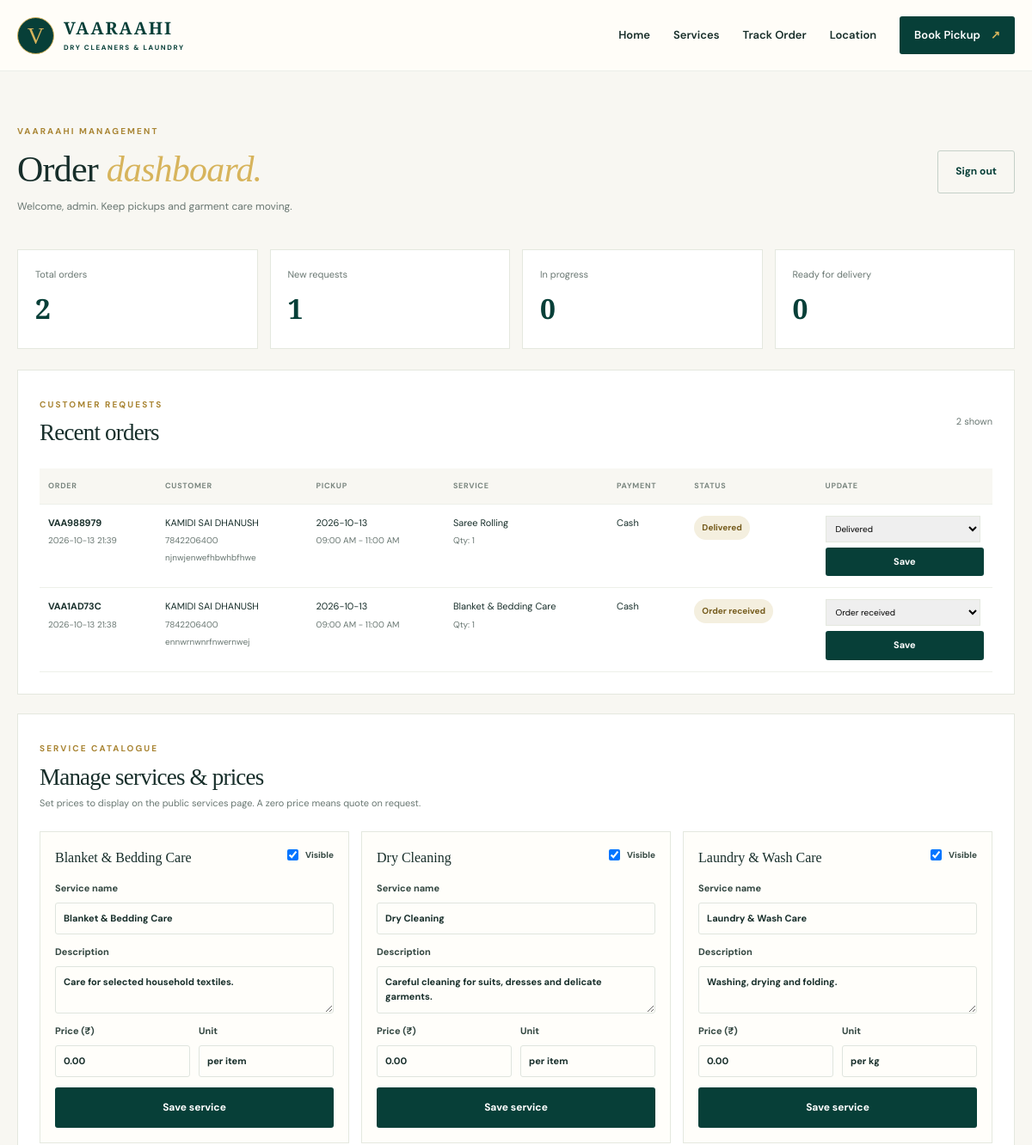
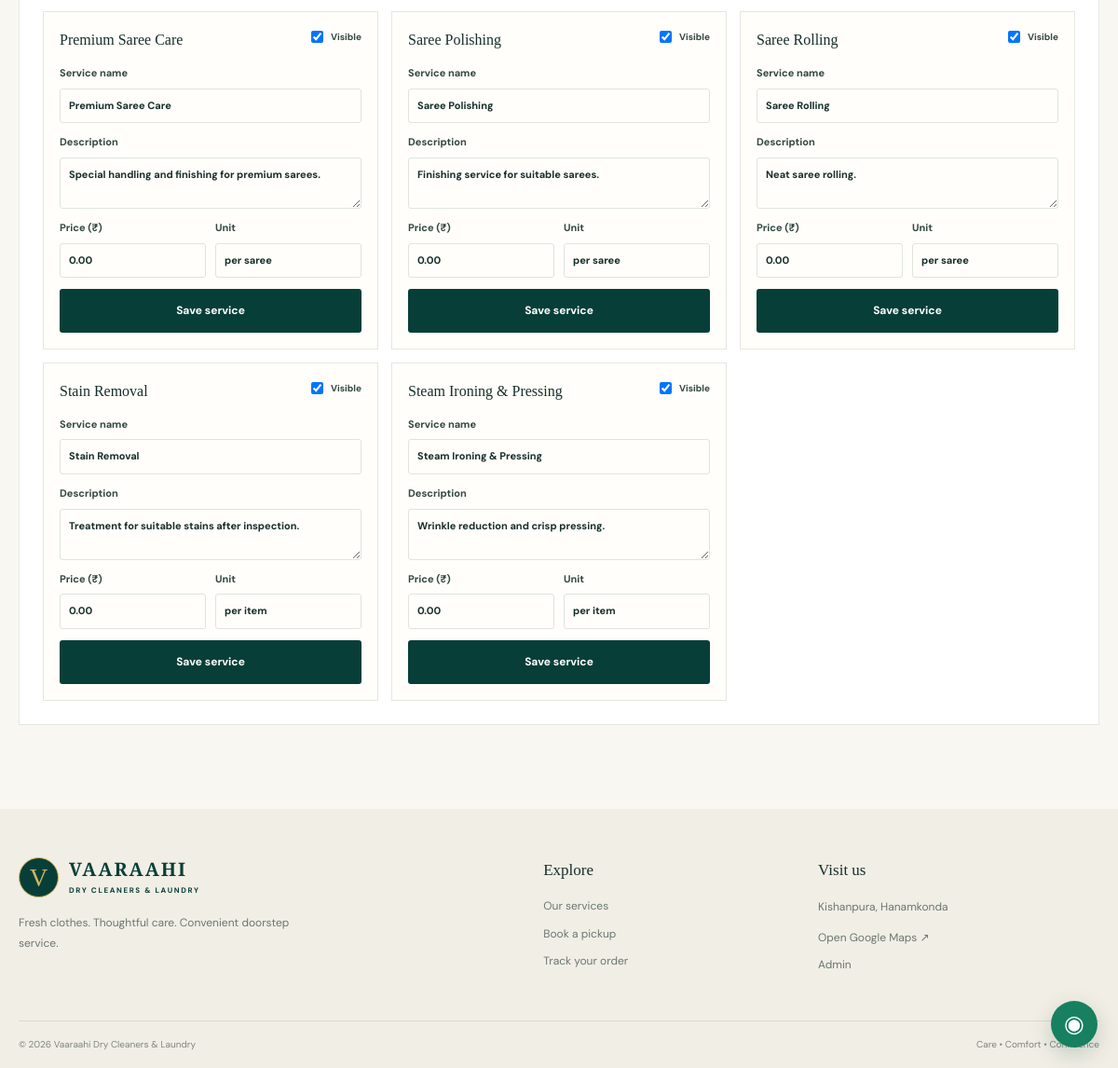
Screenshot of /admin/dashboard (signed in) with the database file from the repository (2 pictures, top to bottom).
### tables this page shows
CREATE TABLE orders (
        id INTEGER PRIMARY KEY AUTOINCREMENT,
        order_code TEXT NOT NULL UNIQUE,
        customer_name TEXT NOT NULL,
        phone TEXT NOT NULL,
        email TEXT DEFAULT '',
        address TEXT NOT NULL,
        pickup_date TEXT NOT NULL,
        pickup_time TEXT NOT NULL,
        service_id INTEGER NOT NULL,
        quantity INTEGER NOT NULL DEFAULT 1,
        notes TEXT DEFAULT '',
        payment_method TEXT NOT NULL,
        status TEXT NOT NULL DEFAULT 'Order received',
        created_at TEXT NOT NULL,
        FOREIGN KEY(service_id) REFERENCES services(id)
    );

CREATE TABLE services (
        id INTEGER PRIMARY KEY AUTOINCREMENT,
        name TEXT NOT NULL UNIQUE,
        description TEXT NOT NULL DEFAULT '',
        price REAL NOT NULL DEFAULT 0,
        unit TEXT NOT NULL DEFAULT 'per item',
        active INTEGER NOT NULL DEFAULT 1
    );

### app.py (the view)
@app.route("/admin/dashboard")
@admin_required
def admin_dashboard():
    db = get_db()
    orders = db.execute("""
        SELECT
            o.*,
            s.name AS service_name,
            s.price AS service_price
        FROM orders o
        JOIN services s ON s.id = o.service_id
        ORDER BY o.id DESC
        LIMIT 250
    """).fetchall()
    services = db.execute("""
        SELECT * FROM services
        ORDER BY name
    """).fetchall()
    counts = {
        "total": db.execute(
            "SELECT COUNT(*) FROM orders"
        ).fetchone()[0],
        "new": db.execute("""
            SELECT COUNT(*) FROM orders
            WHERE status = 'Order received'
        """).fetchone()[0],
        "processing": db.execute("""
            SELECT COUNT(*) FROM orders
            WHERE status = 'Cleaning in progress'
        """).fetchone()[0],
        "ready": db.execute("""
            SELECT COUNT(*) FROM orders
            WHERE status = 'Ready for delivery'
        """).fetchone()[0],
    }
    return render_template(
        "admin_dashboard.html",
        orders=orders,
        services=services,
        counts=counts
    )

### app.py (called while the page is built)
def get_db():
    if "db" not in g:
        db_path = app.config["DATABASE"]
        os.makedirs(os.path.dirname(db_path), exist_ok=True)
        g.db = sqlite3.connect(db_path)
        g.db.row_factory = sqlite3.Row
        g.db.execute("PRAGMA foreign_keys = ON")
    return g.db

def admin_required(view):
    @wraps(view)
    def wrapped(*args, **kwargs):
        if not session.get("is_admin"):
            flash(
                "Please sign in to the admin dashboard.",
                "error"
            )
            return redirect(url_for("admin_login"))
        return view(*args, **kwargs)
    return wrapped

@app.context_processor
def inject_globals():
    return {
        "business_phone": app.config["BUSINESS_PHONE"],
        "business_address": app.config["BUSINESS_ADDRESS"],
        "google_maps_url": app.config["GOOGLE_MAPS_URL"],
        "year": datetime.now().year,
    }

### templates/admin_dashboard.html (shortened to what this page needs)
{% extends "base.html" %}
{% block content %}
<section class="admin-page"><div class="container"><div class="admin-top"><div><span class="eyebrow">VAARAAHI MANAGEMENT</span><h1>Order <em>dashboard.</em></h1><p>Welcome, {{ session.get('admin_user','admin') }}. Keep pickups and garment care moving.</p></div><a class="btn btn-outline" href="{{ url_for('admin_logout') }}">Sign out</a></div>
<div class="stats-grid"><div class="stat-card"><small>Total orders</small><strong>{{ counts.total }}</strong></div><div class="stat-card"><small>New requests</small><strong>{{ counts.new }}</strong></div><div class="stat-card"><small>In progress</small><strong>{{ counts.processing }}</strong></div><div class="stat-card"><small>Ready for delivery</small><strong>{{ counts.ready }}</strong></div></div>
<section class="admin-panel" id="orders"><div class="panel-heading"><div><span class="eyebrow">CUSTOMER REQUESTS</span><h2>Recent orders</h2></div><span class="muted">{{ orders|length }} shown</span></div>
<div class="table-wrap"><table><thead><tr><th>Order</th><th>Customer</th><th>Pickup</th><th>Service</th><th>Payment</th><th>Status</th><th>Update</th></tr></thead><tbody>
{% for order in orders %}<tr><td><strong>{{ order.order_code }}</strong><small>{{ order.created_at }}</small></td><td>{{ order.customer_name }}<small>{{ order.phone }}</small><small>{{ order.address }}</small></td><td>{{ order.pickup_date }}<small>{{ order.pickup_time }}</small></td><td>{{ order.service_name }}<small>Qty: {{ order.quantity }}</small>{% if order.notes %}<small>Note: {{ order.notes }}</small>{% endif %}</td><td>{{ order.payment_method }}</td><td><span class="status-pill">{{ order.status }}</span></td><td><form class="status-form" method="post" action="{{ url_for('update_order_status', order_id=order.id) }}"><select name="status" aria-label="Order status">{% for status in ['Order received','Pickup scheduled','Picked up','Cleaning in progress','Ready for delivery','Out for delivery','Delivered','Cancelled'] %}<option {% if order.status == status %}selected{% endif %}>{{ status }}</option>{% endfor %}</select><button class="btn btn-small btn-dark" type="submit">Save</button></form></td></tr>
{% else %}<tr><td colspan="7" class="empty-table">No orders yet. New pickup requests will appear here.</td></tr>{% endfor %}
</tbody></table></div></section>
<section class="admin-panel" id="pricing"><div class="panel-heading"><div><span class="eyebrow">SERVICE CATALOGUE</span><h2>Manage services &amp; prices</h2><p class="muted">Set prices to display on the public services page. A zero price means quote on request.</p></div></div>
<div class="price-admin-grid">{% for service in services %}<form class="price-edit-card" method="post" action="{{ url_for('update_service', service_id=service.id) }}"><div class="price-edit-top"><strong>{{ service.name }}</strong><label class="active-toggle"><input type="checkbox" name="active" {% if service.active %}checked{% endif %}> Visible</label></div><label>Service name<input name="name" required maxlength="100" value="{{ service.name }}"></label><label>Description<textarea name="description" rows="2" maxlength="500">{{ service.description }}</textarea></label><div class="field-grid"><label>Price (₹)<input name="price" type="number" min="0" max="1000000" step="0.01" required value="{{ '%.2f'|format(service.price) }}"></label><label>Unit<input name="unit" maxlength="30" required value="{{ service.unit }}"></label></div><button class="btn btn-dark btn-wide" type="submit">Save service</button></form>{% endfor %}</div></section>
</div></section>
{% endblock %}

### static/css/style.css (style rules this page uses)
:root { --green:#073f38;--green2:#0e5a4e;--gold:#d7b45c;--cream:#f8f5ec;--paper:#fffdf8;--ink:#172e2a;--muted:#697772;--line:#e4e8df;--shadow:0 18px 50px rgba(11,48,41,.10) }
* { box-sizing:border-box }
html { scroll-behavior:smooth }
body { margin:0;background:var(--paper);color:var(--ink);font-family:"DM Sans",sans-serif;line-height:1.6 }
a { color:inherit;text-decoration:none }
button,input,select,textarea { font:inherit }
.container { width:min(1160px,calc(100% - 40px));margin-inline:auto }
.eyebrow { display:inline-flex;align-items:center;gap:9px;color:#a98534;font-size:10px;font-weight:700;letter-spacing:2.1px;text-transform:uppercase }
h1,h2,h3,p { margin-top:0 }
h1,h2 { font-family:"Playfair Display",serif;font-weight:500;line-height:1.12;letter-spacing:-.8px }
h1 { font-size:clamp(42px,5vw,68px);margin:23px 0 20px }
h1 em,h2 em { font-weight:500;color:var(--gold) }
.btn { display:inline-flex;justify-content:center;align-items:center;gap:18px;border:0;border-radius:3px;padding:14px 20px;font-size:12px;font-weight:700;cursor:pointer;transition:transform .2s,background .2s }
.btn-dark { background:var(--green);color:white }
.btn-outline { border:1px solid #c5d0c8;color:var(--green);background:transparent }
.btn-wide { width:100% }
.btn-small { padding:8px 11px;font-size:11px }
.field-grid { display:grid;grid-template-columns:1fr 1fr;gap:17px }
.field-grid label,.booking-form>label,.price-edit-card label { display:block;font-size:11px;font-weight:700;color:#334741 }
.field-grid input,.field-grid select,.field-grid textarea,.booking-form>label input,.booking-form>label textarea,.booking-form>label select,.price-edit-card input:not([type=checkbox]),.price-edit-card textarea { display:block;width:100%;border:1px solid #dfe5de;background:#fffefa;border-radius:3px;padding:12px 12px;margin-top:7px;color:var(--ink);font-size:12px;outline:none;transition:border-color .2s }
.status-pill { display:inline-block;padding:6px 9px;background:#f4efdf;color:#755b1c;font-size:10px;font-weight:700;border-radius:30px }
.admin-page { padding:55px 0 90px;background:#f8f7f2 }
.admin-top { display:flex;justify-content:space-between;align-items:center;gap:25px;margin-bottom:28px }
.admin-top h1 { font-size:42px;margin:10px 0 }
.admin-top p { font-size:12px;color:var(--muted) }
.stats-grid { display:grid;grid-template-columns:repeat(4,1fr);gap:14px;margin-bottom:24px }
.stat-card { padding:20px;background:white;border:1px solid var(--line) }
.stat-card small,.stat-card strong { display:block }
.stat-card small { font-size:11px;color:var(--muted) }
.stat-card strong { font-family:"Playfair Display",serif;font-size:32px;color:var(--green);margin-top:5px }
.admin-panel { background:white;border:1px solid var(--line);padding:25px;margin-top:22px }
.panel-heading { display:flex;justify-content:space-between;align-items:center;gap:15px;margin-bottom:20px }
.panel-heading h2 { font-size:27px;margin:7px 0 }
.panel-heading p { margin:4px 0 }
.muted { font-size:11px;color:var(--muted) }
.table-wrap { overflow-x:auto }
table { border-collapse:collapse;width:100%;font-size:11px;min-width:980px }
th { text-align:left;text-transform:uppercase;letter-spacing:.7px;font-size:9px;color:#7b8780;background:#f8f7f2 }
th,td { padding:13px 10px;border-bottom:1px solid #edf0e9;vertical-align:top }
td strong,td small { display:block }
td small { font-size:10px;color:var(--muted);margin-top:4px;max-width:180px;overflow-wrap:anywhere }
.status-form { display:grid;gap:6px;min-width:130px }
.status-form select { font-size:10px;padding:7px;border:1px solid var(--line);max-width:180px }
.price-admin-grid { display:grid;grid-template-columns:repeat(3,1fr);gap:14px }
.price-edit-card { padding:17px;border:1px solid var(--line);background:#fffefa }
.price-edit-top { display:flex;justify-content:space-between;gap:8px;align-items:start;margin-bottom:14px }
.price-edit-top strong { font-family:"Playfair Display",serif;font-weight:500;font-size:16px }
.active-toggle { font-size:10px!important;display:flex!important;align-items:center;gap:5px;white-space:nowrap }
.price-edit-card>label { margin:12px 0 }
.price-edit-card .field-grid { gap:10px }
.price-edit-card input:not([type=checkbox]),.price-edit-card textarea { padding:9px;font-size:11px }
.price-edit-card .btn { margin-top:12px }

### rows the page displays
orders: order_code "VAA988979", created_at "2026-10-13 21:39", customer_name "KAMIDI SAI DHANUSH", phone "7842206400", address "njnwjenwefhbwhbfhwe", pickup_date "2026-10-13", pickup_time "09:00 AM - 11:00 AM", service_name "Saree Rolling", quantity "1", payment_method "Cash", status "Delivered"
orders: order_code "VAA1AD73C", created_at "2026-10-13 21:38", customer_name "KAMIDI SAI DHANUSH", phone "7842206400", address "ennwrnwnrfnwernwej", pickup_date "2026-10-13", pickup_time "09:00 AM - 11:00 AM", service_name "Blanket & Bedding Care", quantity "1", payment_method "Cash", status "Order received"
services: name "Blanket & Bedding Care", active "☑", description "Care for selected household textiles.", price "0.00", unit "per item"
services: name "Dry Cleaning", active "☑", description "Careful cleaning for suits, dresses and delicate garments.", price "0.00", unit "per item"
services: name "Laundry & Wash Care", active "☑", description "Washing, drying and folding.", price "0.00", unit "per kg"
services: name "Premium Saree Care", active "☑", description "Special handling and finishing for premium sarees.", price "0.00", unit "per saree"
services: name "Saree Polishing", active "☑", description "Finishing service for suitable sarees.", price "0.00", unit "per saree"
services: name "Saree Rolling", active "☑", description "Neat saree rolling.", price "0.00", unit "per saree"
services: name "Stain Removal", active "☑", description "Treatment for suitable stains after inspection.", price "0.00", unit "per item"
services: name "Steam Ironing & Pressing", active "☑", description "Wrinkle reduction and crisp pressing.", price "0.00", unit "per item"

### other values shown
{{ session.get('admin_user','admin') }} "admin"
{{ counts.total }} "2"
{{ counts.new }} "1"
{{ counts.processing }} "0"
{{ counts.ready }} "0"
{{ orders|length }} "2"
{{ business_address }} "Kishanpura, Hanamkonda"
